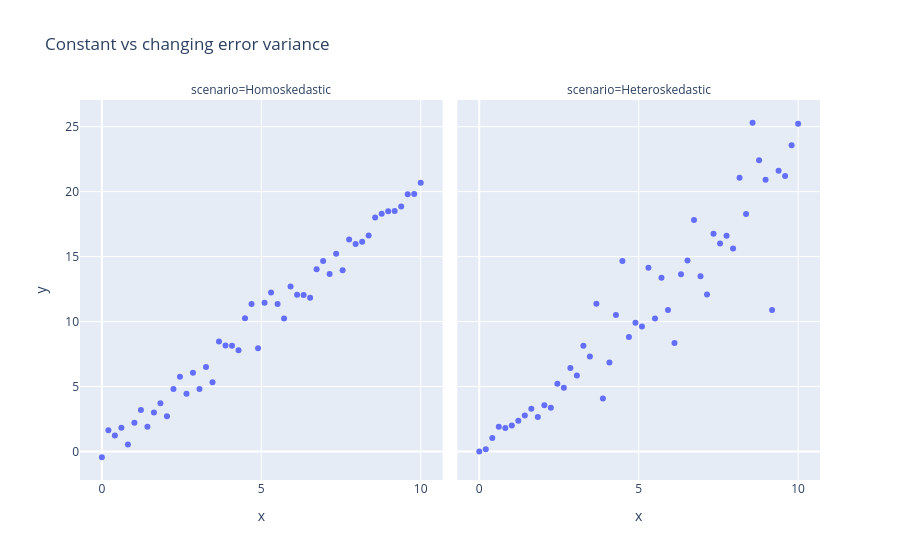

The code cell stored with this chart in its notebook:
### Markdown cell above
---

## 7.2 Independence of errors

Errors should be independent across observations.

Intuitively:

* knowing one error should not help predict another.

Violations occur in:

* time series (serial correlation), where consecutive observations are related because they're close in time - e.g., if unemployment is high today, it's likely high tomorrow,
* clustered data (households, schools, firms), where observations within the same group tend to be more similar to each other than to observations in other groups - e.g., students in the same school share the same teachers and resources, making their outcomes correlated.

When errors are dependent:

* uncertainty is underestimated because correlated observations provide less independent information than the sample size suggests - standard errors become artificially small,
* inference becomes unreliable - we become overconfident in our results, claiming relationships are "statistically significant" when they may not be. For instance, in time series data, we could mistakenly conclude a policy reduced unemployment when the observed decline is simply part of an autocorrelated trend that would have occurred anyway.

---

## 7.3 Homoskedasticity (constant variance)

The spread of errors should be roughly constant across values of $X$.

### Code cell
y_homo = 2 * x + np.random.normal(0, 1, len(x))
y_hetero = 2 * x + np.random.normal(0, x / 2, len(x))

df_var = pd.DataFrame({
    "x": np.concatenate([x, x]),
    "y": np.concatenate([y_homo, y_hetero]),
    "scenario": ["Homoskedastic"] * len(x) +
                ["Heteroskedastic"] * len(x)
})

px.scatter(df_var, x="x", y="y", facet_col="scenario",
           title="Constant vs changing error variance")

### Figure 1 — Plotly figure (JSON) as saved in the notebook; plotly's stock layout.template omitted (floating-point values rounded to 4 significant figures)
{"data": [{"hovertemplate": "scenario=Homoskedastic<br>x=%{x}<br>y=%{y}<extra></extra>", "legendgroup": "", "marker": {"color": "#636efa", "symbol": "circle"}, "mode": "markers", "name": "", "orientation": "v", "showlegend": false, "type": "scatter", "x": [0.0, 0.2041, 0.4082, 0.6122, 0.8163, 1.02, 1.224, 1.429, 1.633, 1.837, 2.041, 2.245, 2.449, 2.653, 2.857, 3.061, 3.265, 3.469, 3.673, 3.878, 4.082, 4.286, 4.49, 4.694, 4.898, 5.102, 5.306, 5.51, 5.714, 5.918, 6.122, 6.327, 6.531, 6.735, 6.939, 7.143, 7.347, 7.551, 7.755, 7.959, 8.163, 8.367, 8.571, 8.776, 8.98, 9.184, 9.388, 9.592, 9.796, 10.0], "xaxis": "x", "y": [-0.4471, 1.633, 1.22, 1.818, 0.5377, 2.21, 3.19, 1.903, 2.999, 3.706, 2.709, 4.805, 5.744, 4.447, 6.065, 4.81, 6.492, 5.323, 8.468, 8.164, 8.139, 7.796, 10.25, 11.35, 7.938, 11.44, 12.24, 11.36, 10.23, 12.7, 12.06, 12.05, 11.83, 14.02, 14.67, 13.66, 15.21, 13.96, 16.31, 15.96, 16.14, 16.63, 18.01, 18.3, 18.49, 18.51, 18.85, 19.8, 19.82, 20.68], "yaxis": "y"}, {"hovertemplate": "scenario=Heteroskedastic<br>x=%{x}<br>y=%{y}<extra></extra>", "legendgroup": "", "marker": {"color": "#636efa", "symbol": "circle"}, "mode": "markers", "name": "", "orientation": "v", "showlegend": false, "type": "scatter", "x": [0.0, 0.2041, 0.4082, 0.6122, 0.8163, 1.02, 1.224, 1.429, 1.633, 1.837, 2.041, 2.245, 2.449, 2.653, 2.857, 3.061, 3.265, 3.469, 3.673, 3.878, 4.082, 4.286, 4.49, 4.694, 4.898, 5.102, 5.306, 5.51, 5.714, 5.918, 6.122, 6.327, 6.531, 6.735, 6.939, 7.143, 7.347, 7.551, 7.755, 7.959, 8.163, 8.367, 8.571, 8.776, 8.98, 9.184, 9.388, 9.592, 9.796, 10.0], "xaxis": "x2", "y": [0.0, 0.1597, 1.028, 1.894, 1.813, 1.99, 2.365, 2.772, 3.28, 2.643, 3.554, 3.371, 5.203, 4.913, 6.422, 5.855, 8.141, 7.309, 11.37, 4.078, 6.843, 10.5, 14.66, 8.804, 9.903, 9.627, 14.14, 10.23, 13.37, 10.89, 8.349, 13.64, 14.7, 17.82, 13.49, 12.08, 16.76, 16.01, 16.6, 15.63, 21.06, 18.28, 25.31, 22.43, 20.92, 10.89, 21.6, 21.2, 23.56, 25.22], "yaxis": "y2"}], "layout": {"annotations": [{"font": {}, "showarrow": false, "text": "scenario=Homoskedastic", "x": 0.245, "xanchor": "center", "xref": "paper", "y": 1, "yanchor": "bottom", "yref": "paper"}, {"font": {}, "showarrow": false, "text": "scenario=Heteroskedastic", "x": 0.755, "xanchor": "center", "xref": "paper", "y": 1, "yanchor": "bottom", "yref": "paper"}], "legend": {"tracegroupgap": 0}, "title": {"text": "Constant vs changing error variance"}, "xaxis": {"anchor": "y", "domain": [0, 0.49], "title": {"text": "x"}}, "xaxis2": {"anchor": "y2", "domain": [0.51, 1], "matches": "x", "title": {"text": "x"}}, "yaxis": {"anchor": "x", "domain": [0, 1], "title": {"text": "y"}}, "yaxis2": {"anchor": "x2", "domain": [0, 1], "matches": "y", "showticklabels": false}}}
